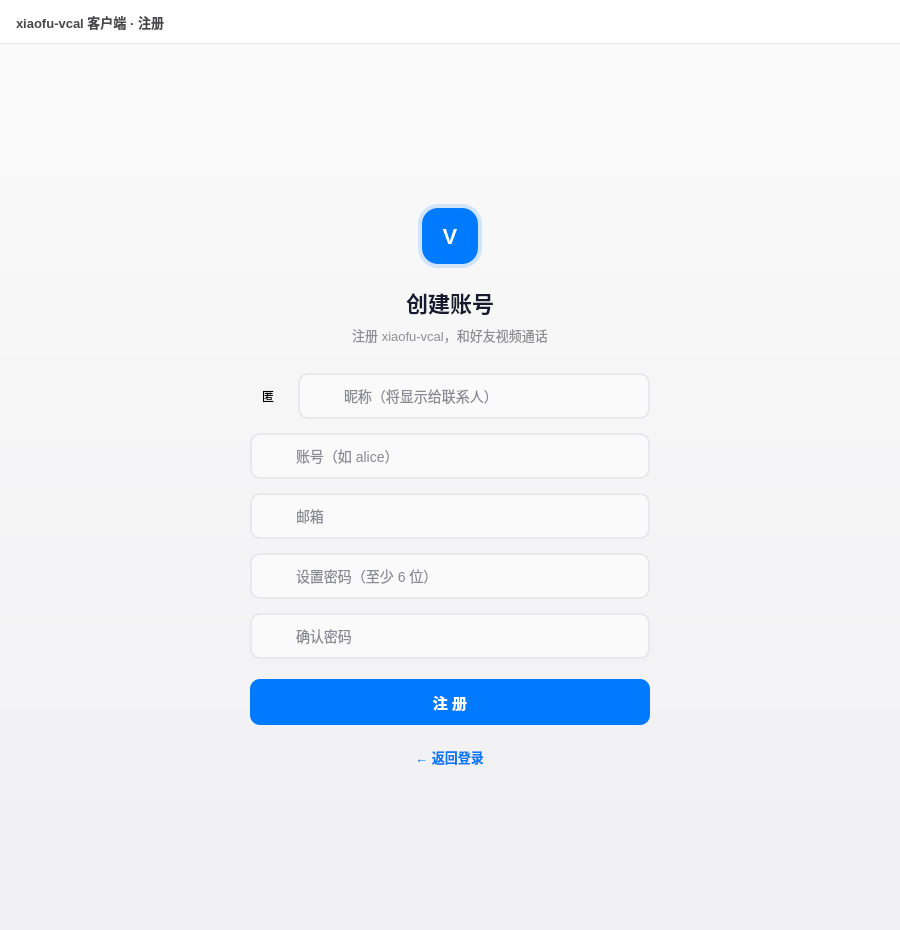
<?xml version="1.0" encoding="UTF-8"?>
<ui version="4.0">
 <class>RegisterWidget</class>
 <widget class="QWidget" name="RegisterWidget">
  <property name="geometry">
   <rect>
    <x>0</x>
    <y>0</y>
    <width>900</width>
    <height>930</height>
   </rect>
  </property>
  <property name="minimumSize">
   <size>
   <width>800</width>
   <height>600</height>
   </size>
  </property>
  <property name="maximumSize">
   <size>
   <width>16777215</width>
   <height>16777215</height>
   </size>
  </property>
  <property name="windowTitle">
   <string>xiaofu-vcal 客户端 · 注册</string>
  </property>
  <property name="styleSheet">
   <string notr="true">#RegisterWidget{background:#FFFFFF;font-family:"Microsoft YaHei UI";}
#titleBar{background:#FFFFFF;border-bottom:1px solid #E8E8ED;}
#titleLabel{font-size:13px;font-weight:600;color:#48484A;}
#body{background:qlineargradient(x1:0,y1:0,x2:0,y2:1,stop:0 #FAFAFA,stop:1 #F0F0F3);}
QToolButton#btnMin,QToolButton#btnMax,QToolButton#btnClose{border:none;border-radius:8px;}
QToolButton#btnMin:hover,QToolButton#btnMax:hover{background:#F5F5F5;}
QToolButton#btnClose:hover{background:#FF5F57;}
#logoGlow{background:rgba(0,122,255,40);border-radius:20px;}
#logo{background:#007AFF;color:#FFFFFF;border-radius:16px;font-size:22px;font-weight:700;}
#title{font-size:22px;font-weight:700;color:#1A1A2E;}
#sub{font-size:13px;color:#8E8E93;}
QLineEdit{border:1.5px solid #E8E8ED;border-radius:10px;padding:0 14px 0 42px;font-size:14px;background:#FAFAFA;color:#1A1A2E;}
QLineEdit:focus{border-color:#007AFF;background:#FFFFFF;}
QLineEdit[error="true"]{border:1.5px solid #FF3B30;background:#FFF5F5;}

QPushButton#btnRegister{background:#007AFF;color:#FFFFFF;border:none;border-radius:10px;font-size:15px;font-weight:600;}
QPushButton#btnRegister:hover{background:#0062CC;}
QPushButton#btnRegister:pressed{background:#0051A8;}
QPushButton#btnRegister:disabled{background:#A8CFFF;color:#F7FAFF;}
QPushButton#btnBackLogin{border:none;background:transparent;color:#007AFF;font-size:13px;font-weight:500;padding:4px 2px;}
QPushButton#btnBackLogin:hover{color:#0062CC;}</string>
  </property>
  <layout class="QVBoxLayout" name="rootLayout">
   <property name="spacing">
    <number>0</number>
   </property>
   <property name="leftMargin">
    <number>0</number>
   </property>
   <property name="topMargin">
    <number>0</number>
   </property>
   <property name="rightMargin">
    <number>0</number>
   </property>
   <property name="bottomMargin">
    <number>0</number>
   </property>
   <item>
    <widget class="QWidget" name="titleBar" native="true">
     <property name="minimumSize">
      <size>
       <width>0</width>
       <height>44</height>
      </size>
     </property>
     <property name="maximumSize">
      <size>
       <width>16777215</width>
       <height>44</height>
      </size>
     </property>
     <layout class="QHBoxLayout" name="titleLayout">
      <property name="spacing">
       <number>2</number>
      </property>
      <property name="leftMargin">
       <number>16</number>
      </property>
      <property name="topMargin">
       <number>0</number>
      </property>
      <property name="rightMargin">
       <number>8</number>
      </property>
      <property name="bottomMargin">
       <number>0</number>
      </property>
      <item>
       <widget class="QLabel" name="titleLabel">
        <property name="text">
         <string>xiaofu-vcal 客户端 · 注册</string>
        </property>
       </widget>
      </item>
      <item>
       <spacer name="titleSpacer">
        <property name="orientation">
         <enum>Qt::Horizontal</enum>
        </property>
        <property name="sizeHint" stdset="0">
         <size>
          <width>40</width>
          <height>20</height>
         </size>
        </property>
       </spacer>
      </item>
      <item>
       <widget class="QToolButton" name="btnMin">
        <property name="minimumSize">
         <size>
          <width>40</width>
          <height>34</height>
         </size>
        </property>
        <property name="maximumSize">
         <size>
          <width>40</width>
          <height>34</height>
         </size>
        </property>
        <property name="toolTip">
         <string>最小化</string>
        </property>
        <property name="icon">
         <iconset resource="../resources.qrc">
          <normaloff>:/icons/win-min.png</normaloff>:/icons/win-min.png</iconset>
        </property>
        <property name="iconSize">
         <size>
          <width>14</width>
          <height>14</height>
         </size>
        </property>
       </widget>
      </item>
      <item>
       <widget class="QToolButton" name="btnMax">
        <property name="minimumSize">
         <size>
          <width>40</width>
          <height>34</height>
         </size>
        </property>
        <property name="maximumSize">
         <size>
          <width>40</width>
          <height>34</height>
         </size>
        </property>
        <property name="toolTip">
         <string>最大化</string>
        </property>
        <property name="icon">
         <iconset resource="../resources.qrc">
          <normaloff>:/icons/win-max.png</normaloff>:/icons/win-max.png</iconset>
        </property>
        <property name="iconSize">
         <size>
          <width>14</width>
          <height>14</height>
         </size>
        </property>
       </widget>
      </item>
      <item>
       <widget class="QToolButton" name="btnClose">
        <property name="minimumSize">
         <size>
          <width>40</width>
          <height>34</height>
         </size>
        </property>
        <property name="maximumSize">
         <size>
          <width>40</width>
          <height>34</height>
         </size>
        </property>
        <property name="toolTip">
         <string>关闭</string>
        </property>
        <property name="icon">
         <iconset resource="../resources.qrc">
          <normaloff>:/icons/win-close.png</normaloff>:/icons/win-close.png</iconset>
        </property>
        <property name="iconSize">
         <size>
          <width>14</width>
          <height>14</height>
         </size>
        </property>
       </widget>
      </item>
     </layout>
    </widget>
   </item>
   <item>
    <widget class="QWidget" name="body" native="true">
     <layout class="QVBoxLayout" name="bodyLayout">
      <property name="spacing">
       <number>0</number>
      </property>
      <property name="leftMargin">
       <number>40</number>
      </property>
      <property name="topMargin">
       <number>40</number>
      </property>
      <property name="rightMargin">
       <number>40</number>
      </property>
      <property name="bottomMargin">
       <number>40</number>
      </property>
      <item>
       <spacer name="topStretch">
        <property name="orientation">
         <enum>Qt::Vertical</enum>
        </property>
        <property name="sizeHint" stdset="0">
         <size>
          <width>20</width>
          <height>40</height>
         </size>
        </property>
       </spacer>
      </item>
      <item alignment="Qt::AlignHCenter">
       <widget class="QFrame" name="card">
        <property name="minimumSize">
         <size>
          <width>400</width>
          <height>0</height>
         </size>
        </property>
        <property name="maximumSize">
         <size>
          <width>400</width>
          <height>16777215</height>
         </size>
        </property>
        <property name="frameShape">
         <enum>QFrame::NoFrame</enum>
        </property>
        <layout class="QVBoxLayout" name="cardLayout">
         <property name="spacing">
          <number>0</number>
         </property>
         <property name="leftMargin">
          <number>0</number>
         </property>
         <property name="topMargin">
          <number>0</number>
         </property>
         <property name="rightMargin">
          <number>0</number>
         </property>
         <property name="bottomMargin">
          <number>0</number>
         </property>
         <item alignment="Qt::AlignHCenter">
          <widget class="QWidget" name="logoWrap" native="true">
           <property name="minimumSize">
            <size>
             <width>64</width>
             <height>64</height>
            </size>
           </property>
           <property name="maximumSize">
            <size>
             <width>64</width>
             <height>64</height>
            </size>
           </property>
           <widget class="QFrame" name="logoGlow">
            <property name="geometry">
             <rect>
              <x>0</x>
              <y>0</y>
              <width>64</width>
              <height>64</height>
             </rect>
            </property>
            <property name="frameShape">
             <enum>QFrame::NoFrame</enum>
            </property>
           </widget>
           <widget class="QLabel" name="logo">
            <property name="geometry">
             <rect>
              <x>4</x>
              <y>4</y>
              <width>56</width>
              <height>56</height>
             </rect>
            </property>
            <property name="text">
             <string>V</string>
            </property>
            <property name="alignment">
             <set>Qt::AlignCenter</set>
            </property>
           </widget>
          </widget>
         </item>
         <item>
          <spacer name="gapLogoTitle">
           <property name="orientation">
            <enum>Qt::Vertical</enum>
           </property>
           <property name="sizeType">
            <enum>QSizePolicy::Fixed</enum>
           </property>
           <property name="sizeHint" stdset="0">
            <size>
             <width>0</width>
             <height>18</height>
            </size>
           </property>
          </spacer>
         </item>
         <item>
          <widget class="QLabel" name="title">
           <property name="text">
            <string>创建账号</string>
           </property>
           <property name="alignment">
            <set>Qt::AlignCenter</set>
           </property>
          </widget>
         </item>
         <item>
          <spacer name="gapTitleSub">
           <property name="orientation">
            <enum>Qt::Vertical</enum>
           </property>
           <property name="sizeType">
            <enum>QSizePolicy::Fixed</enum>
           </property>
           <property name="sizeHint" stdset="0">
            <size>
             <width>0</width>
             <height>6</height>
            </size>
           </property>
          </spacer>
         </item>
         <item>
          <widget class="QLabel" name="sub">
           <property name="text">
            <string>注册 xiaofu-vcal，和好友视频通话</string>
           </property>
           <property name="alignment">
            <set>Qt::AlignCenter</set>
           </property>
          </widget>
         </item>
         <item>
          <spacer name="gapSubFields">
           <property name="orientation">
            <enum>Qt::Vertical</enum>
           </property>
           <property name="sizeType">
            <enum>QSizePolicy::Fixed</enum>
           </property>
           <property name="sizeHint" stdset="0">
            <size>
             <width>0</width>
             <height>28</height>
            </size>
           </property>
          </spacer>
         </item>
         <item>
          <widget class="QWidget" name="fieldNickname" native="true">
           <property name="minimumSize"><size><width>0</width><height>46</height></size></property>
           <property name="maximumSize"><size><width>16777215</width><height>46</height></size></property>
           <widget class="QLabel" name="avatarPreview">
            <property name="geometry"><rect><x>0</x><y>5</y><width>36</width><height>36</height></rect></property>
            <property name="text"><string>匿</string></property>
            <property name="alignment"><set>Qt::AlignCenter</set></property>
           </widget>
           <widget class="QLineEdit" name="editNickname">
            <property name="geometry"><rect><x>48</x><y>0</y><width>352</width><height>46</height></rect></property>
            <property name="placeholderText"><string>昵称（将显示给联系人）</string></property>
           </widget>
          </widget>
         </item>
         <item>
          <spacer name="gapNicknameUser">
           <property name="orientation"><enum>Qt::Vertical</enum></property>
           <property name="sizeType"><enum>QSizePolicy::Fixed</enum></property>
           <property name="sizeHint" stdset="0"><size><width>0</width><height>14</height></size></property>
          </spacer>
         </item>
         <item>
          <widget class="QWidget" name="fieldUser" native="true">
           <property name="minimumSize">
            <size>
             <width>0</width>
             <height>46</height>
            </size>
           </property>
           <property name="maximumSize">
            <size>
             <width>16777215</width>
             <height>46</height>
            </size>
           </property>
           <widget class="QLineEdit" name="editUser">
            <property name="geometry">
             <rect>
              <x>0</x>
              <y>0</y>
              <width>400</width>
              <height>46</height>
             </rect>
            </property>
            <property name="placeholderText">
             <string>账号（如 alice）</string>
            </property>
           </widget>
           <widget class="QLabel" name="iconUser">
            <property name="geometry">
             <rect>
              <x>14</x>
              <y>14</y>
              <width>17</width>
              <height>17</height>
             </rect>
            </property>
            <property name="pixmap">
             <pixmap resource="../resources.qrc">:/icons/icon-user.png</pixmap>
            </property>
           </widget>
          </widget>
         </item>
         <item>
          <spacer name="gapUserMail">
           <property name="orientation">
            <enum>Qt::Vertical</enum>
           </property>
           <property name="sizeType">
            <enum>QSizePolicy::Fixed</enum>
           </property>
           <property name="sizeHint" stdset="0">
            <size>
             <width>0</width>
             <height>14</height>
            </size>
           </property>
          </spacer>
         </item>
         <item>
          <widget class="QWidget" name="fieldMail" native="true">
           <property name="minimumSize">
            <size>
             <width>0</width>
             <height>46</height>
            </size>
           </property>
           <property name="maximumSize">
            <size>
             <width>16777215</width>
             <height>46</height>
            </size>
           </property>
           <widget class="QLineEdit" name="editMail">
            <property name="geometry">
             <rect>
              <x>0</x>
              <y>0</y>
              <width>400</width>
              <height>46</height>
             </rect>
            </property>
            <property name="placeholderText">
             <string>邮箱</string>
            </property>
           </widget>
           <widget class="QLabel" name="iconMail">
            <property name="geometry">
             <rect>
              <x>14</x>
              <y>14</y>
              <width>17</width>
              <height>17</height>
             </rect>
            </property>
            <property name="pixmap">
             <pixmap resource="../resources.qrc">:/icons/icon-mail.png</pixmap>
            </property>
           </widget>
          </widget>
         </item>
         <item>
          <spacer name="gapMailPass">
           <property name="orientation">
            <enum>Qt::Vertical</enum>
           </property>
           <property name="sizeType">
            <enum>QSizePolicy::Fixed</enum>
           </property>
           <property name="sizeHint" stdset="0">
            <size>
             <width>0</width>
             <height>14</height>
            </size>
           </property>
          </spacer>
         </item>
         <item>
          <widget class="QWidget" name="fieldPass" native="true">
           <property name="minimumSize">
            <size>
             <width>0</width>
             <height>46</height>
            </size>
           </property>
           <property name="maximumSize">
            <size>
             <width>16777215</width>
             <height>46</height>
            </size>
           </property>
           <widget class="QLineEdit" name="editPass">
            <property name="geometry">
             <rect>
              <x>0</x>
              <y>0</y>
              <width>400</width>
              <height>46</height>
             </rect>
            </property>
            <property name="echoMode">
             <enum>QLineEdit::Password</enum>
            </property>
            <property name="placeholderText">
             <string>设置密码（至少 6 位）</string>
            </property>
           </widget>
           <widget class="QLabel" name="iconPass">
            <property name="geometry">
             <rect>
              <x>14</x>
              <y>14</y>
              <width>17</width>
              <height>17</height>
             </rect>
            </property>
            <property name="pixmap">
             <pixmap resource="../resources.qrc">:/icons/icon-lock.png</pixmap>
            </property>
           </widget>
          </widget>
         </item>
         <item>
          <spacer name="gapPassPass2">
           <property name="orientation">
            <enum>Qt::Vertical</enum>
           </property>
           <property name="sizeType">
            <enum>QSizePolicy::Fixed</enum>
           </property>
           <property name="sizeHint" stdset="0">
            <size>
             <width>0</width>
             <height>14</height>
            </size>
           </property>
          </spacer>
         </item>
         <item>
          <widget class="QWidget" name="fieldPass2" native="true">
           <property name="minimumSize">
            <size>
             <width>0</width>
             <height>46</height>
            </size>
           </property>
           <property name="maximumSize">
            <size>
             <width>16777215</width>
             <height>46</height>
            </size>
           </property>
           <widget class="QLineEdit" name="editPass2">
            <property name="geometry">
             <rect>
              <x>0</x>
              <y>0</y>
              <width>400</width>
              <height>46</height>
             </rect>
            </property>
            <property name="echoMode">
             <enum>QLineEdit::Password</enum>
            </property>
            <property name="placeholderText">
             <string>确认密码</string>
            </property>
           </widget>
           <widget class="QLabel" name="iconPass2">
            <property name="geometry">
             <rect>
              <x>14</x>
              <y>14</y>
              <width>17</width>
              <height>17</height>
             </rect>
            </property>
            <property name="pixmap">
             <pixmap resource="../resources.qrc">:/icons/icon-lock.png</pixmap>
            </property>
           </widget>
          </widget>
         </item>
         <item>
          <spacer name="gapFieldsBtn">
           <property name="orientation">
            <enum>Qt::Vertical</enum>
           </property>
           <property name="sizeType">
            <enum>QSizePolicy::Fixed</enum>
           </property>
           <property name="sizeHint" stdset="0">
            <size>
             <width>0</width>
             <height>20</height>
            </size>
           </property>
          </spacer>
         </item>
         <item>
          <widget class="QPushButton" name="btnRegister">
           <property name="minimumSize">
            <size>
             <width>0</width>
             <height>46</height>
            </size>
           </property>
           <property name="maximumSize">
            <size>
             <width>16777215</width>
             <height>46</height>
            </size>
           </property>
           <property name="cursor">
            <cursorShape>PointingHandCursor</cursorShape>
           </property>
           <property name="text">
            <string>注 册</string>
           </property>
          </widget>
         </item>
         <item>
          <spacer name="gapBtnBack">
           <property name="orientation">
            <enum>Qt::Vertical</enum>
           </property>
           <property name="sizeType">
            <enum>QSizePolicy::Fixed</enum>
           </property>
           <property name="sizeHint" stdset="0">
            <size>
             <width>0</width>
             <height>18</height>
            </size>
           </property>
          </spacer>
         </item>
         <item alignment="Qt::AlignHCenter">
          <widget class="QPushButton" name="btnBackLogin">
           <property name="cursor">
            <cursorShape>PointingHandCursor</cursorShape>
           </property>
           <property name="text">
            <string>← 返回登录</string>
           </property>
          </widget>
         </item>
        </layout>
       </widget>
      </item>
      <item>
       <spacer name="bottomStretch">
        <property name="orientation">
         <enum>Qt::Vertical</enum>
        </property>
        <property name="sizeHint" stdset="0">
         <size>
          <width>20</width>
          <height>40</height>
         </size>
        </property>
       </spacer>
      </item>
     </layout>
    </widget>
   </item>
  </layout>
 </widget>
 <resources>
  <include location="../resources.qrc"/>
 </resources>
 <connections/>
</ui>
